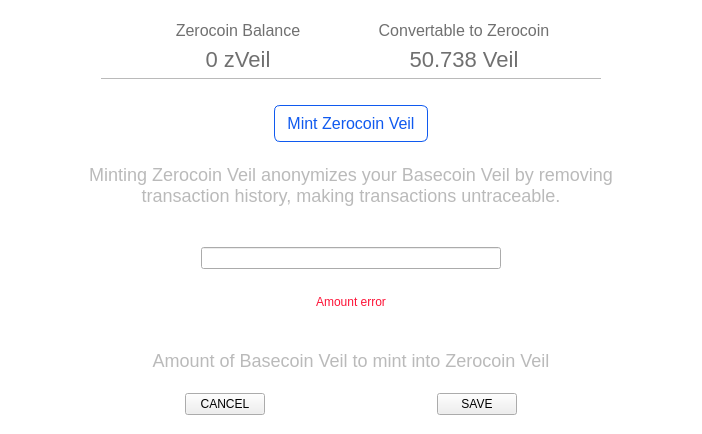
<?xml version="1.0" encoding="UTF-8"?>
<ui version="4.0">
 <class>SettingsMintingManual</class>
 <widget class="QWidget" name="SettingsMintingManual">
  <property name="geometry">
   <rect>
    <x>0</x>
    <y>0</y>
    <width>702</width>
    <height>434</height>
   </rect>
  </property>
  <property name="windowTitle">
   <string>Form</string>
  </property>
  <layout class="QVBoxLayout" name="verticalLayout">
   <property name="leftMargin">
    <number>0</number>
   </property>
   <property name="topMargin">
    <number>0</number>
   </property>
   <property name="rightMargin">
    <number>0</number>
   </property>
   <property name="bottomMargin">
    <number>0</number>
   </property>
   <item>
    <widget class="QFrame" name="frame">
     <property name="autoFillBackground">
      <bool>false</bool>
     </property>
     <property name="styleSheet">
      <string notr="true">#frame{
  background-color: white;
border:0;
  padding: 10px 10px 10px 10px;
}</string>
     </property>
     <property name="frameShape">
      <enum>QFrame::StyledPanel</enum>
     </property>
     <property name="frameShadow">
      <enum>QFrame::Raised</enum>
     </property>
     <layout class="QVBoxLayout" name="verticalLayout_2">
      <item>
       <layout class="QHBoxLayout" name="horizontalLayout">
        <item>
         <spacer name="horizontalSpacer">
          <property name="orientation">
           <enum>Qt::Horizontal</enum>
          </property>
          <property name="sizeHint" stdset="0">
           <size>
            <width>40</width>
            <height>20</height>
           </size>
          </property>
         </spacer>
        </item>
        <item>
         <layout class="QVBoxLayout" name="verticalLayout_3">
          <item>
           <widget class="QLabel" name="label_4">
            <property name="minimumSize">
             <size>
              <width>200</width>
              <height>0</height>
             </size>
            </property>
            <property name="maximumSize">
             <size>
              <width>200</width>
              <height>16777215</height>
             </size>
            </property>
            <property name="styleSheet">
             <string notr="true">color:#707070;
font-size:16px;</string>
            </property>
            <property name="text">
             <string>Zerocoin Balance</string>
            </property>
            <property name="alignment">
             <set>Qt::AlignCenter</set>
            </property>
           </widget>
          </item>
          <item>
           <widget class="QLabel" name="labelZVeilBalance">
            <property name="styleSheet">
             <string notr="true">color:#707070;
font-size:22px;</string>
            </property>
            <property name="text">
             <string>0 zVeil</string>
            </property>
            <property name="alignment">
             <set>Qt::AlignCenter</set>
            </property>
           </widget>
          </item>
         </layout>
        </item>
        <item>
         <spacer name="horizontalSpacer_6">
          <property name="orientation">
           <enum>Qt::Horizontal</enum>
          </property>
          <property name="sizeType">
           <enum>QSizePolicy::Minimum</enum>
          </property>
          <property name="sizeHint" stdset="0">
           <size>
            <width>20</width>
            <height>20</height>
           </size>
          </property>
         </spacer>
        </item>
        <item>
         <layout class="QVBoxLayout" name="verticalLayout_4">
          <item>
           <widget class="QLabel" name="label_6">
            <property name="minimumSize">
             <size>
              <width>200</width>
              <height>0</height>
             </size>
            </property>
            <property name="maximumSize">
             <size>
              <width>200</width>
              <height>16777215</height>
             </size>
            </property>
            <property name="styleSheet">
             <string notr="true">color:#707070;
font-size:16px;</string>
            </property>
            <property name="text">
             <string>Convertable to Zerocoin</string>
            </property>
            <property name="alignment">
             <set>Qt::AlignCenter</set>
            </property>
           </widget>
          </item>
          <item>
           <widget class="QLabel" name="labelConvertable">
            <property name="styleSheet">
             <string notr="true">color:#707070;
font-size:22px;</string>
            </property>
            <property name="text">
             <string>50.738 Veil</string>
            </property>
            <property name="alignment">
             <set>Qt::AlignCenter</set>
            </property>
           </widget>
          </item>
         </layout>
        </item>
        <item>
         <spacer name="horizontalSpacer_5">
          <property name="orientation">
           <enum>Qt::Horizontal</enum>
          </property>
          <property name="sizeHint" stdset="0">
           <size>
            <width>40</width>
            <height>20</height>
           </size>
          </property>
         </spacer>
        </item>
       </layout>
      </item>
      <item alignment="Qt::AlignHCenter">
       <widget class="QLabel" name="label_3">
        <property name="minimumSize">
         <size>
          <width>500</width>
          <height>0</height>
         </size>
        </property>
        <property name="maximumSize">
         <size>
          <width>500</width>
          <height>1</height>
         </size>
        </property>
        <property name="styleSheet">
         <string notr="true">background-color:#bababa;</string>
        </property>
        <property name="text">
         <string/>
        </property>
       </widget>
      </item>
      <item>
       <spacer name="verticalSpacer_4">
        <property name="orientation">
         <enum>Qt::Vertical</enum>
        </property>
        <property name="sizeType">
         <enum>QSizePolicy::Fixed</enum>
        </property>
        <property name="sizeHint" stdset="0">
         <size>
          <width>20</width>
          <height>20</height>
         </size>
        </property>
       </spacer>
      </item>
      <item alignment="Qt::AlignHCenter">
       <widget class="QPushButton" name="btnMint">
        <property name="minimumSize">
         <size>
          <width>0</width>
          <height>0</height>
         </size>
        </property>
        <property name="maximumSize">
         <size>
          <width>16777215</width>
          <height>16777215</height>
         </size>
        </property>
        <property name="styleSheet">
         <string notr="true">#btnMint {
border-radius: 6px;
color: #105aef;
font-size: 16px;
background-color:#FFFFFF;
border:1px solid #105aef;
line-height:10px;
padding:8 12 8 12 ;
}

#btnMint:hover {
background-color:#FFFFFF;
color:#0e45b4;
border:1px solid #0e45b4;
}</string>
        </property>
        <property name="text">
         <string>Mint Zerocoin Veil</string>
        </property>
       </widget>
      </item>
      <item>
       <spacer name="verticalSpacer">
        <property name="orientation">
         <enum>Qt::Vertical</enum>
        </property>
        <property name="sizeType">
         <enum>QSizePolicy::Fixed</enum>
        </property>
        <property name="sizeHint" stdset="0">
         <size>
          <width>20</width>
          <height>10</height>
         </size>
        </property>
       </spacer>
      </item>
      <item alignment="Qt::AlignHCenter">
       <widget class="QLabel" name="label_2">
        <property name="minimumSize">
         <size>
          <width>550</width>
          <height>0</height>
         </size>
        </property>
        <property name="maximumSize">
         <size>
          <width>500</width>
          <height>16777215</height>
         </size>
        </property>
        <property name="styleSheet">
         <string notr="true">color:#bababa;
font-size:18px;</string>
        </property>
        <property name="text">
         <string>Minting Zerocoin Veil anonymizes your Basecoin Veil by removing transaction history, making transactions untraceable.</string>
        </property>
        <property name="alignment">
         <set>Qt::AlignCenter</set>
        </property>
        <property name="wordWrap">
         <bool>true</bool>
        </property>
       </widget>
      </item>
      <item>
       <spacer name="verticalSpacer_3">
        <property name="orientation">
         <enum>Qt::Vertical</enum>
        </property>
        <property name="sizeType">
         <enum>QSizePolicy::Fixed</enum>
        </property>
        <property name="sizeHint" stdset="0">
         <size>
          <width>20</width>
          <height>30</height>
         </size>
        </property>
       </spacer>
      </item>
      <item alignment="Qt::AlignHCenter">
       <widget class="QLineEdit" name="editAmount">
        <property name="minimumSize">
         <size>
          <width>300</width>
          <height>0</height>
         </size>
        </property>
        <property name="maximumSize">
         <size>
          <width>300</width>
          <height>16777215</height>
         </size>
        </property>
        <property name="styleSheet">
         <string notr="true"/>
        </property>
        <property name="alignment">
         <set>Qt::AlignCenter</set>
        </property>
       </widget>
      </item>
      <item>
       <widget class="QLabel" name="errorMessage">
        <property name="styleSheet">
         <string notr="true">color:#fd1337;</string>
        </property>
        <property name="text">
         <string>Amount error</string>
        </property>
        <property name="alignment">
         <set>Qt::AlignCenter</set>
        </property>
       </widget>
      </item>
      <item>
       <widget class="QLabel" name="label">
        <property name="styleSheet">
         <string notr="true">color:#bababa;
font-size:18px;</string>
        </property>
        <property name="text">
         <string>Amount of Basecoin Veil to mint into Zerocoin Veil</string>
        </property>
        <property name="alignment">
         <set>Qt::AlignCenter</set>
        </property>
       </widget>
      </item>
      <item>
       <layout class="QHBoxLayout" name="horizontalLayout_2">
        <item>
         <spacer name="horizontalSpacer_2">
          <property name="orientation">
           <enum>Qt::Horizontal</enum>
          </property>
          <property name="sizeHint" stdset="0">
           <size>
            <width>40</width>
            <height>20</height>
           </size>
          </property>
         </spacer>
        </item>
        <item>
         <widget class="QPushButton" name="btnEsc">
          <property name="styleSheet">
           <string notr="true"/>
          </property>
          <property name="text">
           <string>CANCEL</string>
          </property>
         </widget>
        </item>
        <item>
         <spacer name="horizontalSpacer_4">
          <property name="orientation">
           <enum>Qt::Horizontal</enum>
          </property>
          <property name="sizeHint" stdset="0">
           <size>
            <width>40</width>
            <height>20</height>
           </size>
          </property>
         </spacer>
        </item>
        <item>
         <widget class="QPushButton" name="btnSave">
          <property name="styleSheet">
           <string notr="true"/>
          </property>
          <property name="text">
           <string>SAVE</string>
          </property>
         </widget>
        </item>
        <item>
         <spacer name="horizontalSpacer_3">
          <property name="orientation">
           <enum>Qt::Horizontal</enum>
          </property>
          <property name="sizeHint" stdset="0">
           <size>
            <width>40</width>
            <height>20</height>
           </size>
          </property>
         </spacer>
        </item>
       </layout>
      </item>
     </layout>
    </widget>
   </item>
  </layout>
 </widget>
 <resources/>
 <connections/>
</ui>
